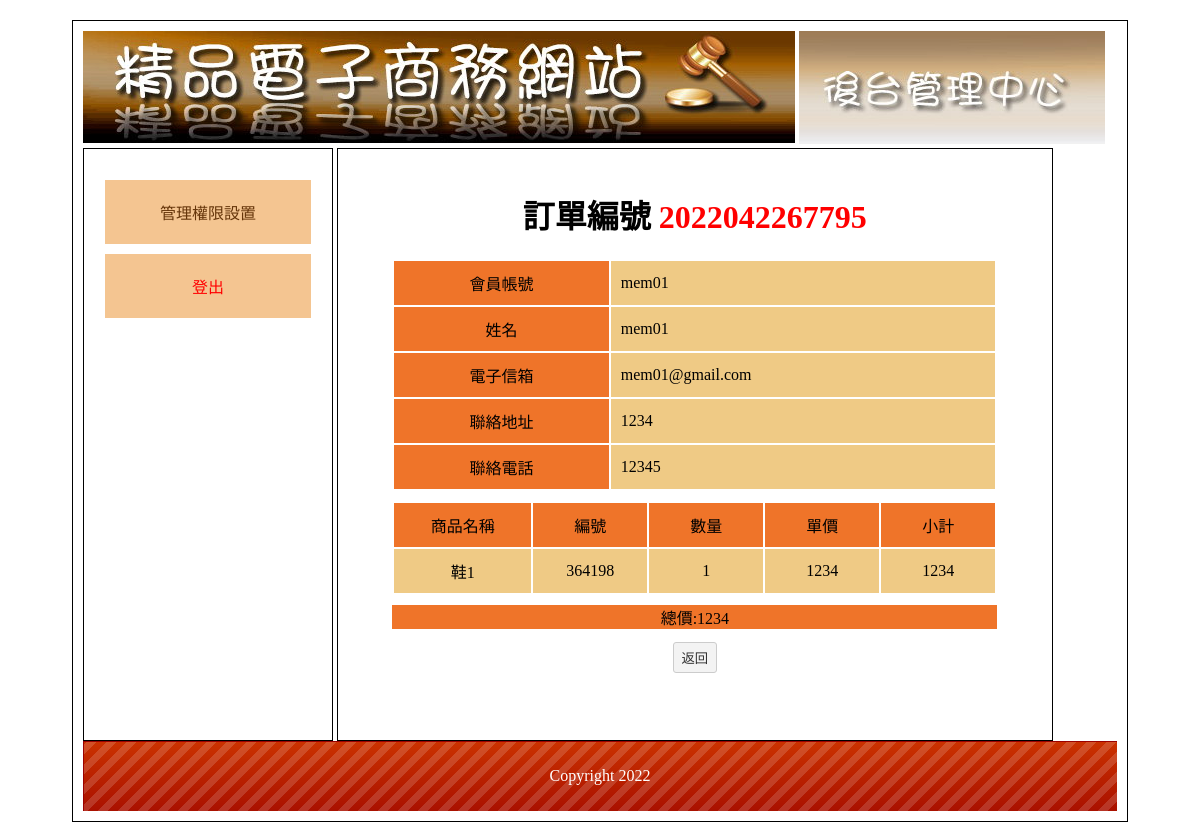
The page /filezilla/bq04/back.php?do=detail&id=1 on the database its author committed.
### tables this page shows
CREATE TABLE `bq4_ord` (
  `id` int(10) UNSIGNED NOT NULL,
  `no` text NOT NULL,
  `acc` text NOT NULL COMMENT '帳號',
  `name` text NOT NULL COMMENT '姓名',
  `email` text NOT NULL COMMENT '電子郵件',
  `addr` text NOT NULL COMMENT '地址',
  `tel` text NOT NULL COMMENT '電話',
  `total` int(10) NOT NULL COMMENT '總價',
  `goods` text NOT NULL COMMENT '商品',
  `orddate` timestamp NOT NULL DEFAULT current_timestamp() COMMENT '訂購日期'
);

CREATE TABLE `bq4_goods` (
  `id` int(10) UNSIGNED NOT NULL COMMENT '編號',
  `no` text NOT NULL COMMENT '商品編號',
  `name` text NOT NULL COMMENT '商品名稱',
  `price` int(5) NOT NULL COMMENT '商品單價',
  `stock` int(5) NOT NULL COMMENT '庫存量',
  `spec` text NOT NULL COMMENT '規格',
  `intro` text NOT NULL COMMENT '商品簡介',
  `img` text NOT NULL COMMENT '商品圖片',
  `big` int(5) NOT NULL COMMENT '大分類',
  `mid` int(5) NOT NULL COMMENT '次分類',
  `sh` int(2) NOT NULL COMMENT '上架'
);

CREATE TABLE `bq4_bottom` (
  `id` int(10) UNSIGNED NOT NULL,
  `bottom` text NOT NULL COMMENT '頁尾版權'
);

### filezilla/bq04/base.php (called while the page is built, shortened)
<?php
class DB
{
    protected $dsn = "mysql:host=localhost;charset=utf8;dbname=s1100401",
        $table,
        $pdo;
    function __construct($table)
    {
        $this->table = $table;
        $this->pdo = new PDO($this->dsn, $this->user = 's1100401', $this->pw = 's1100401');
    }
    function find($id)
    {
        $sql = "SELECT * FROM $this->table WHERE ";
        if (is_array($id)) {
            foreach ($id as $k => $v) {
                $tmp[] = "`$k`='$v'";
            }
            $sql .= implode(" AND ", $tmp);
        } else {
            $sql .= "`id`='$id'";
        }
        return $this->pdo->query($sql)->fetch(PDO::FETCH_ASSOC);
    }
}
$Bottom = new DB('bq4_bottom');
$Goods = new DB('bq4_goods');
$Ord = new DB('bq4_ord');

### filezilla/bq04/back/detail.php (the view)
<?php
$user = $Ord->find($_GET['id'])
?>
<h1 class="ct">
    訂單編號
    <span style="color:red">
        <?= $user['no']; ?>
    </span>
</h1>
<table class="all">
    <tr>
        <td class="tt ct">會員帳號</td>
        <td class="pp"><?= $user['acc']; ?></td>
    </tr>
    <tr>
        <td class="tt ct">姓名</td>
        <td class="pp">
            <?= $user['name']; ?>
        </td>
    </tr>
    <tr>
        <td class="tt ct">電子信箱</td>
        <td class="pp">
            <?= $user['email']; ?>
        </td>
    </tr>
    <tr>
        <td class="tt ct">聯絡地址</td>
        <td class="pp">
            <?= $user['addr']; ?>
        </td>
    </tr>
    <tr>
        <td class="tt ct">聯絡電話</td>
        <td class="pp">
            <?= $user['tel']; ?>
        </td>
    </tr>
</table>
<table class="all">
    <tr class="tt ct">
        <td>商品名稱</td>
        <td>編號</td>
        <td>數量</td>
        <td>單價</td>
        <td>小計</td>
    </tr>
    <?php
    $cart=unserialize($user['goods']);
    foreach ($cart as $id => $qt) {
        $goods = $Goods->find($id);
    ?>
        <tr class="pp ct">
            <td><?= $goods['name']; ?></td>
            <td><?= $goods['no']; ?></td>
            <td><?= $qt; ?></td>
            <td><?= $goods['price']; ?></td>
            <td><?= $goods['price'] * $qt; ?></td>
        </tr>
    <?php
    }
    ?>
</table>
<div class="all tt ct">總價:<?= $user['total']; ?></div>
<div class="ct">
    <button onclick="location.href='?do=order'">返回</button>
</div>

### filezilla/bq04/back.php (shortened to what this page needs)
<?php
include_once "base.php";
?>
<!DOCTYPE html PUBLIC "-//W3C//DTD XHTML 1.0 Transitional//EN" "http://www.w3.org/TR/xhtml1/DTD/xhtml1-transitional.dtd">
<html xmlns="http://www.w3.org/1999/xhtml">
<head>
	<link href="css/css.css" rel="stylesheet" type="text/css">
</head>
<body>
	<div id="main">
		<div id="top">
			<a href="?">
				<img src="icon/0416.jpg">
			</a>
			<img src="icon/0417.jpg">
		</div>
		<div id="left" class="ct">
			<div style="min-height:400px;">
				<a href="?do=admin">管理權限設置</a>
				<a href="javascript:logout('admin')" style="color:#f00;">登出</a>
			</div>
		</div>
		<div id="right">
			<?php
			$do = $_GET['do'] ?? "main";
			$file = "back/" . $do . ".php";
			if (file_exists($file)) {
				include $file;
			} else {
				include "front/main.php";
			}
			?>
		</div>
		<div id="bottom" style="line-height:70px; color:#FFF; background:url(icon/bot.png);" class="ct">
			<?= $Bottom->find(1)['bottom']; ?>
		</div>
	</div>
</body>
</html>

### filezilla/bq04/css/css.css (style rules this page uses)
body { font-family:"微軟正黑體"; }
#main { width:1034px; padding:10px; margin:20px auto 20px auto; border:#000 solid 1px; min-height:768px; }
#top a { color:#CE631C; text-decoration:none; }
#left { display:inline-block; width:20%; padding:2%; min-height:550px; vertical-align:top; border:#000 1px solid; }
#left a { display:block; padding:20px 5px 20px 5px; text-decoration:none; background:#F4C591; margin:10px auto 10px auto; color:#65350A; }
.ct { text-align:center; }
#right { display:inline-block; width:65%; padding:2%; min-height:550px; border:#000 1px solid; }
#bottom { height:70px; background:url(icon/bot.png); background-size:cover; }
.all { width:90%; margin:10px auto 10px auto; }
.all td { min-width:50px; padding:10px; }
.tt { background:#EF7429; }
.tt td { background:#EF7429; }
.pp { background:#EFCA85; }
.pp td { background:#EFCA85; }
input[type=text],input[type=password],input[type=submit],button,.button,input[type=reset],input[type=button],select，textarea,input[type=number] { background:#F3F3F3; border:#CCC 1px solid; border-radius:3px; padding:5px 8px 5px 8px; text-decoration:none; margin:3px; color:#333; }

### rows shown on the page
bq4_ord: no "2022042267795", acc "mem01", name "mem01", email "mem01@gmail.com", addr "1234", tel "12345", goods "1", total "1234"
bq4_goods: name "鞋1", no "364198", price "1234", $goods['price']*$qt "1234"
bq4_bottom: bottom "Copyright 2022"
